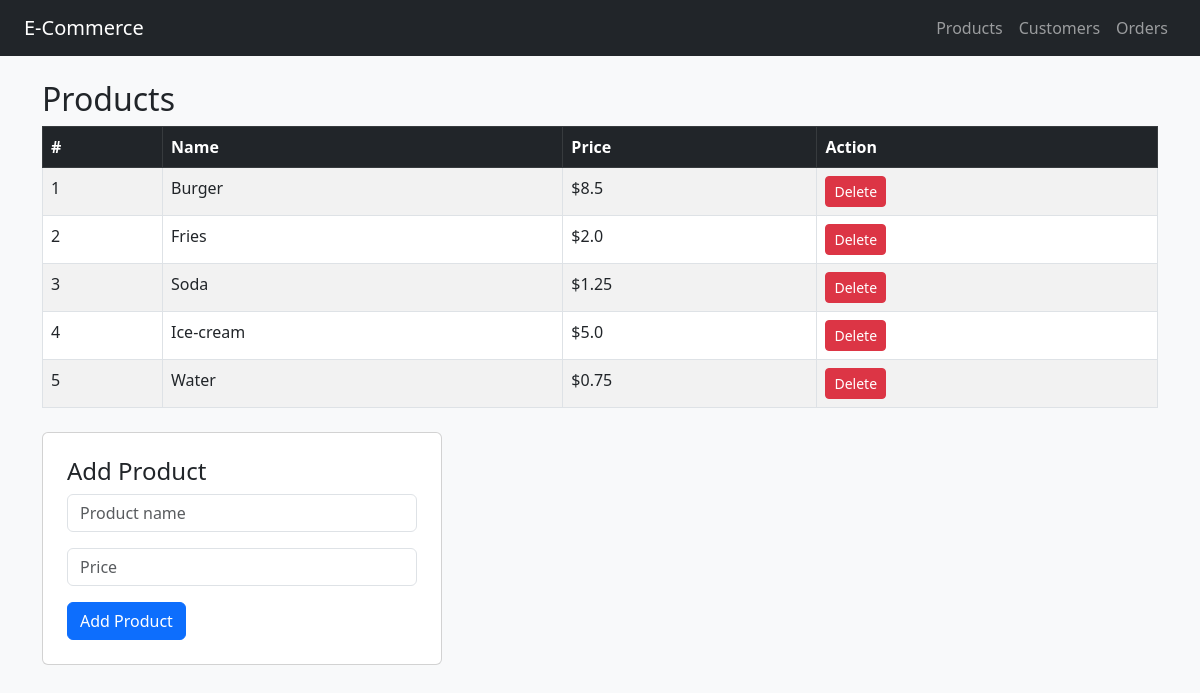
Page /products on the committed database.
### tables this page shows
CREATE TABLE products (
        id INTEGER PRIMARY KEY AUTOINCREMENT,
        name TEXT NOT NULL,
        price REAL NOT NULL
    );

### app.py (the view)
@app.route('/products', methods=['GET'])
def get_products():
    conn = get_db()
    products = conn.execute('SELECT * FROM products').fetchall()
    conn.close()
    return render_template('products.html', products=products)

### app.py (called while the page is built)
def get_db():
    conn = sqlite3.connect('database.db')
    conn.row_factory = sqlite3.Row
    return conn

### templates/products.html
{% extends "base.html" %}
{% block content %}
    <h2>Products</h2>
    {% if products %}
        <table class="table table-striped table-bordered">
            <thead class="table-dark">
                <tr>
                    <th>#</th>
                    <th>Name</th>
                    <th>Price</th>
                    <th>Action</th>
                </tr>
            </thead>
            <tbody>
                {% for p in products %}
                <tr>
                    <td>{{ p.id }}</td>
                    <td>{{ p.name }}</td>
                    <td>${{ p.price | round(2) }}</td>
                    <td>
                        <form method="POST" action="/products/delete/{{ p.id }}">
                            <button type="submit" class="btn btn-danger btn-sm">Delete</button>
                        </form>
                    </td>
                </tr>
                {% endfor %}
            </tbody>
        </table>
    {% else %}
        <p class="text-muted">No products available.</p>
    {% endif %}
    <div class="card mt-4 p-4" style="max-width: 400px;">
        <h4>Add Product</h4>
        <form method="POST" action="/products">
            <div class="mb-3">
                <input class="form-control" name="name" placeholder="Product name" required>
            </div>
            <div class="mb-3">
                <input class="form-control" name="price" placeholder="Price" required>
            </div>
            <button type="submit" class="btn btn-primary">Add Product</button>
        </form>
    </div>
{% endblock %}

### rows in the picture
products: id "1", name "Burger", price "8.5"
products: id "2", name "Fries", price "2.0"
products: id "3", name "Soda", price "1.25"
products: id "4", name "Ice-cream", price "5.0"
products: id "5", name "Water", price "0.75"
